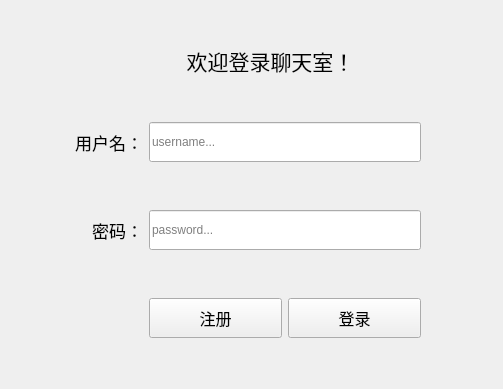
<?xml version="1.0" encoding="UTF-8"?>
<ui version="4.0">
 <class>Form</class>
 <widget class="QWidget" name="Form">
  <property name="geometry">
   <rect>
    <x>0</x>
    <y>0</y>
    <width>503</width>
    <height>389</height>
   </rect>
  </property>
  <property name="windowTitle">
   <string>Form</string>
  </property>
  <widget class="QWidget" name="layoutWidget">
   <property name="geometry">
    <rect>
     <x>10</x>
     <y>80</y>
     <width>411</width>
     <height>301</height>
    </rect>
   </property>
   <layout class="QGridLayout" name="gridLayout">
    <item row="0" column="1" colspan="2">
     <widget class="QLineEdit" name="lineEdit">
      <property name="sizePolicy">
       <sizepolicy hsizetype="Expanding" vsizetype="Fixed">
        <horstretch>0</horstretch>
        <verstretch>0</verstretch>
       </sizepolicy>
      </property>
      <property name="minimumSize">
       <size>
        <width>0</width>
        <height>40</height>
       </size>
      </property>
      <property name="placeholderText">
       <string>username...</string>
      </property>
     </widget>
    </item>
    <item row="1" column="0">
     <widget class="QLabel" name="label_2">
      <property name="font">
       <font>
        <pointsize>13</pointsize>
       </font>
      </property>
      <property name="text">
       <string>密码：</string>
      </property>
      <property name="alignment">
       <set>Qt::AlignRight|Qt::AlignTrailing|Qt::AlignVCenter</set>
      </property>
     </widget>
    </item>
    <item row="2" column="2">
     <widget class="QPushButton" name="pushButton">
      <property name="minimumSize">
       <size>
        <width>0</width>
        <height>40</height>
       </size>
      </property>
      <property name="font">
       <font>
        <pointsize>12</pointsize>
       </font>
      </property>
      <property name="text">
       <string>登录</string>
      </property>
     </widget>
    </item>
    <item row="1" column="1" colspan="2">
     <widget class="QLineEdit" name="lineEdit_2">
      <property name="minimumSize">
       <size>
        <width>0</width>
        <height>40</height>
       </size>
      </property>
      <property name="placeholderText">
       <string>password...</string>
      </property>
     </widget>
    </item>
    <item row="2" column="1">
     <widget class="QPushButton" name="pushButton_2">
      <property name="minimumSize">
       <size>
        <width>0</width>
        <height>40</height>
       </size>
      </property>
      <property name="font">
       <font>
        <pointsize>12</pointsize>
       </font>
      </property>
      <property name="text">
       <string>注册</string>
      </property>
     </widget>
    </item>
    <item row="0" column="0">
     <widget class="QLabel" name="label">
      <property name="font">
       <font>
        <pointsize>13</pointsize>
       </font>
      </property>
      <property name="text">
       <string>用户名：</string>
      </property>
      <property name="alignment">
       <set>Qt::AlignRight|Qt::AlignTrailing|Qt::AlignVCenter</set>
      </property>
     </widget>
    </item>
   </layout>
   <zorder>label</zorder>
   <zorder>lineEdit</zorder>
   <zorder>pushButton</zorder>
   <zorder>label_2</zorder>
   <zorder>lineEdit_2</zorder>
   <zorder>pushButton_2</zorder>
  </widget>
  <widget class="QLabel" name="label_3">
   <property name="geometry">
    <rect>
     <x>150</x>
     <y>40</y>
     <width>241</width>
     <height>41</height>
    </rect>
   </property>
   <property name="font">
    <font>
     <pointsize>16</pointsize>
    </font>
   </property>
   <property name="text">
    <string>欢迎登录聊天室！</string>
   </property>
   <property name="alignment">
    <set>Qt::AlignCenter</set>
   </property>
  </widget>
  <zorder>label_3</zorder>
  <zorder>layoutWidget</zorder>
 </widget>
 <tabstops>
  <tabstop>lineEdit</tabstop>
  <tabstop>lineEdit_2</tabstop>
  <tabstop>pushButton</tabstop>
  <tabstop>pushButton_2</tabstop>
 </tabstops>
 <resources/>
 <connections>
  <connection>
   <sender>pushButton_2</sender>
   <signal>clicked()</signal>
   <receiver>Form</receiver>
   <slot>register()</slot>
   <hints>
    <hint type="sourcelabel">
     <x>199</x>
     <y>317</y>
    </hint>
    <hint type="destinationlabel">
     <x>26</x>
     <y>432</y>
    </hint>
   </hints>
  </connection>
  <connection>
   <sender>pushButton</sender>
   <signal>clicked()</signal>
   <receiver>Form</receiver>
   <slot>login()</slot>
   <hints>
    <hint type="sourcelabel">
     <x>350</x>
     <y>315</y>
    </hint>
    <hint type="destinationlabel">
     <x>413</x>
     <y>403</y>
    </hint>
   </hints>
  </connection>
 </connections>
 <slots>
  <slot>register()</slot>
  <slot>login()</slot>
 </slots>
</ui>
